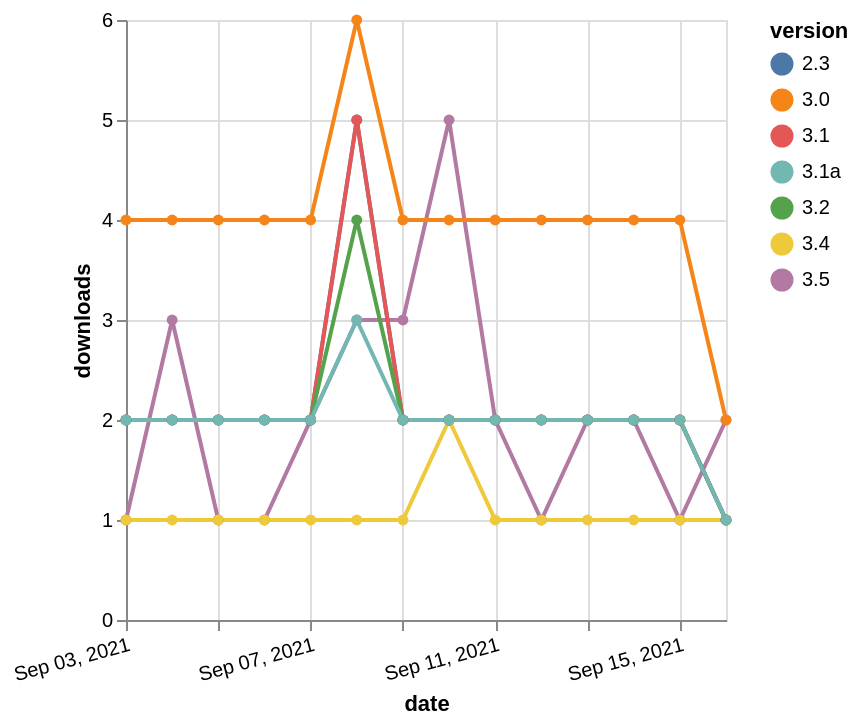

Write a Vega-Lite specification for this figure.
### Vega-Lite specification from a JSON file in a GitHub repository (floating-point values rounded to 4 significant figures)
{"$schema": "https://vega.github.io/schema/vega-lite/v5.json", "description": "A simple bar chart with embedded data.", "data": {"values": [{"date": "2021-09-03", "total": 1577, "delta": 1, "version": "3.5"}, {"date": "2021-09-04", "total": 1580, "delta": 3, "version": "3.5"}, {"date": "2021-09-05", "total": 1581, "delta": 1, "version": "3.5"}, {"date": "2021-09-06", "total": 1582, "delta": 1, "version": "3.5"}, {"date": "2021-09-07", "total": 1584, "delta": 2, "version": "3.5"}, {"date": "2021-09-08", "total": 1587, "delta": 3, "version": "3.5"}, {"date": "2021-09-09", "total": 1590, "delta": 3, "version": "3.5"}, {"date": "2021-09-10", "total": 1595, "delta": 5, "version": "3.5"}, {"date": "2021-09-11", "total": 1597, "delta": 2, "version": "3.5"}, {"date": "2021-09-12", "total": 1598, "delta": 1, "version": "3.5"}, {"date": "2021-09-13", "total": 1600, "delta": 2, "version": "3.5"}, {"date": "2021-09-14", "total": 1602, "delta": 2, "version": "3.5"}, {"date": "2021-09-15", "total": 1603, "delta": 1, "version": "3.5"}, {"date": "2021-09-16", "total": 1605, "delta": 2, "version": "3.5"}, {"date": "2021-09-03", "total": 4539, "delta": 2, "version": "2.3"}, {"date": "2021-09-04", "total": 4541, "delta": 2, "version": "2.3"}, {"date": "2021-09-05", "total": 4543, "delta": 2, "version": "2.3"}, {"date": "2021-09-06", "total": 4545, "delta": 2, "version": "2.3"}, {"date": "2021-09-07", "total": 4547, "delta": 2, "version": "2.3"}, {"date": "2021-09-08", "total": 4552, "delta": 5, "version": "2.3"}, {"date": "2021-09-09", "total": 4554, "delta": 2, "version": "2.3"}, {"date": "2021-09-10", "total": 4556, "delta": 2, "version": "2.3"}, {"date": "2021-09-11", "total": 4558, "delta": 2, "version": "2.3"}, {"date": "2021-09-12", "total": 4560, "delta": 2, "version": "2.3"}, {"date": "2021-09-13", "total": 4562, "delta": 2, "version": "2.3"}, {"date": "2021-09-14", "total": 4564, "delta": 2, "version": "2.3"}, {"date": "2021-09-15", "total": 4566, "delta": 2, "version": "2.3"}, {"date": "2021-09-16", "total": 4567, "delta": 1, "version": "2.3"}, {"date": "2021-09-03", "total": 346, "delta": 1, "version": "3.4"}, {"date": "2021-09-04", "total": 347, "delta": 1, "version": "3.4"}, {"date": "2021-09-05", "total": 348, "delta": 1, "version": "3.4"}, {"date": "2021-09-06", "total": 349, "delta": 1, "version": "3.4"}, {"date": "2021-09-07", "total": 350, "delta": 1, "version": "3.4"}, {"date": "2021-09-08", "total": 351, "delta": 1, "version": "3.4"}, {"date": "2021-09-09", "total": 352, "delta": 1, "version": "3.4"}, {"date": "2021-09-10", "total": 354, "delta": 2, "version": "3.4"}, {"date": "2021-09-11", "total": 355, "delta": 1, "version": "3.4"}, {"date": "2021-09-12", "total": 356, "delta": 1, "version": "3.4"}, {"date": "2021-09-13", "total": 357, "delta": 1, "version": "3.4"}, {"date": "2021-09-14", "total": 358, "delta": 1, "version": "3.4"}, {"date": "2021-09-15", "total": 359, "delta": 1, "version": "3.4"}, {"date": "2021-09-16", "total": 360, "delta": 1, "version": "3.4"}, {"date": "2021-09-03", "total": 7593, "delta": 2, "version": "3.1"}, {"date": "2021-09-04", "total": 7595, "delta": 2, "version": "3.1"}, {"date": "2021-09-05", "total": 7597, "delta": 2, "version": "3.1"}, {"date": "2021-09-06", "total": 7599, "delta": 2, "version": "3.1"}, {"date": "2021-09-07", "total": 7601, "delta": 2, "version": "3.1"}, {"date": "2021-09-08", "total": 7606, "delta": 5, "version": "3.1"}, {"date": "2021-09-09", "total": 7608, "delta": 2, "version": "3.1"}, {"date": "2021-09-10", "total": 7610, "delta": 2, "version": "3.1"}, {"date": "2021-09-11", "total": 7612, "delta": 2, "version": "3.1"}, {"date": "2021-09-12", "total": 7614, "delta": 2, "version": "3.1"}, {"date": "2021-09-13", "total": 7616, "delta": 2, "version": "3.1"}, {"date": "2021-09-14", "total": 7618, "delta": 2, "version": "3.1"}, {"date": "2021-09-15", "total": 7620, "delta": 2, "version": "3.1"}, {"date": "2021-09-16", "total": 7621, "delta": 1, "version": "3.1"}, {"date": "2021-09-03", "total": 3290, "delta": 2, "version": "3.2"}, {"date": "2021-09-04", "total": 3292, "delta": 2, "version": "3.2"}, {"date": "2021-09-05", "total": 3294, "delta": 2, "version": "3.2"}, {"date": "2021-09-06", "total": 3296, "delta": 2, "version": "3.2"}, {"date": "2021-09-07", "total": 3298, "delta": 2, "version": "3.2"}, {"date": "2021-09-08", "total": 3302, "delta": 4, "version": "3.2"}, {"date": "2021-09-09", "total": 3304, "delta": 2, "version": "3.2"}, {"date": "2021-09-10", "total": 3306, "delta": 2, "version": "3.2"}, {"date": "2021-09-11", "total": 3308, "delta": 2, "version": "3.2"}, {"date": "2021-09-12", "total": 3310, "delta": 2, "version": "3.2"}, {"date": "2021-09-13", "total": 3312, "delta": 2, "version": "3.2"}, {"date": "2021-09-14", "total": 3314, "delta": 2, "version": "3.2"}, {"date": "2021-09-15", "total": 3316, "delta": 2, "version": "3.2"}, {"date": "2021-09-16", "total": 3317, "delta": 1, "version": "3.2"}, {"date": "2021-09-03", "total": 5282, "delta": 4, "version": "3.0"}, {"date": "2021-09-04", "total": 5286, "delta": 4, "version": "3.0"}, {"date": "2021-09-05", "total": 5290, "delta": 4, "version": "3.0"}, {"date": "2021-09-06", "total": 5294, "delta": 4, "version": "3.0"}, {"date": "2021-09-07", "total": 5298, "delta": 4, "version": "3.0"}, {"date": "2021-09-08", "total": 5304, "delta": 6, "version": "3.0"}, {"date": "2021-09-09", "total": 5308, "delta": 4, "version": "3.0"}, {"date": "2021-09-10", "total": 5312, "delta": 4, "version": "3.0"}, {"date": "2021-09-11", "total": 5316, "delta": 4, "version": "3.0"}, {"date": "2021-09-12", "total": 5320, "delta": 4, "version": "3.0"}, {"date": "2021-09-13", "total": 5324, "delta": 4, "version": "3.0"}, {"date": "2021-09-14", "total": 5328, "delta": 4, "version": "3.0"}, {"date": "2021-09-15", "total": 5332, "delta": 4, "version": "3.0"}, {"date": "2021-09-16", "total": 5334, "delta": 2, "version": "3.0"}, {"date": "2021-09-03", "total": 2173, "delta": 2, "version": "3.1a"}, {"date": "2021-09-04", "total": 2175, "delta": 2, "version": "3.1a"}, {"date": "2021-09-05", "total": 2177, "delta": 2, "version": "3.1a"}, {"date": "2021-09-06", "total": 2179, "delta": 2, "version": "3.1a"}, {"date": "2021-09-07", "total": 2181, "delta": 2, "version": "3.1a"}, {"date": "2021-09-08", "total": 2184, "delta": 3, "version": "3.1a"}, {"date": "2021-09-09", "total": 2186, "delta": 2, "version": "3.1a"}, {"date": "2021-09-10", "total": 2188, "delta": 2, "version": "3.1a"}, {"date": "2021-09-11", "total": 2190, "delta": 2, "version": "3.1a"}, {"date": "2021-09-12", "total": 2192, "delta": 2, "version": "3.1a"}, {"date": "2021-09-13", "total": 2194, "delta": 2, "version": "3.1a"}, {"date": "2021-09-14", "total": 2196, "delta": 2, "version": "3.1a"}, {"date": "2021-09-15", "total": 2198, "delta": 2, "version": "3.1a"}, {"date": "2021-09-16", "total": 2199, "delta": 1, "version": "3.1a"}]}, "width": "container", "mark": {"type": "line", "point": {"filled": true}}, "encoding": {"x": {"field": "date", "type": "temporal", "timeUnit": "yearmonthdate", "title": "date", "axis": {"labelAngle": -15}}, "y": {"field": "delta", "type": "quantitative", "title": "downloads"}, "color": {"field": "version", "type": "nominal"}, "tooltip": {"field": "delta"}}}
